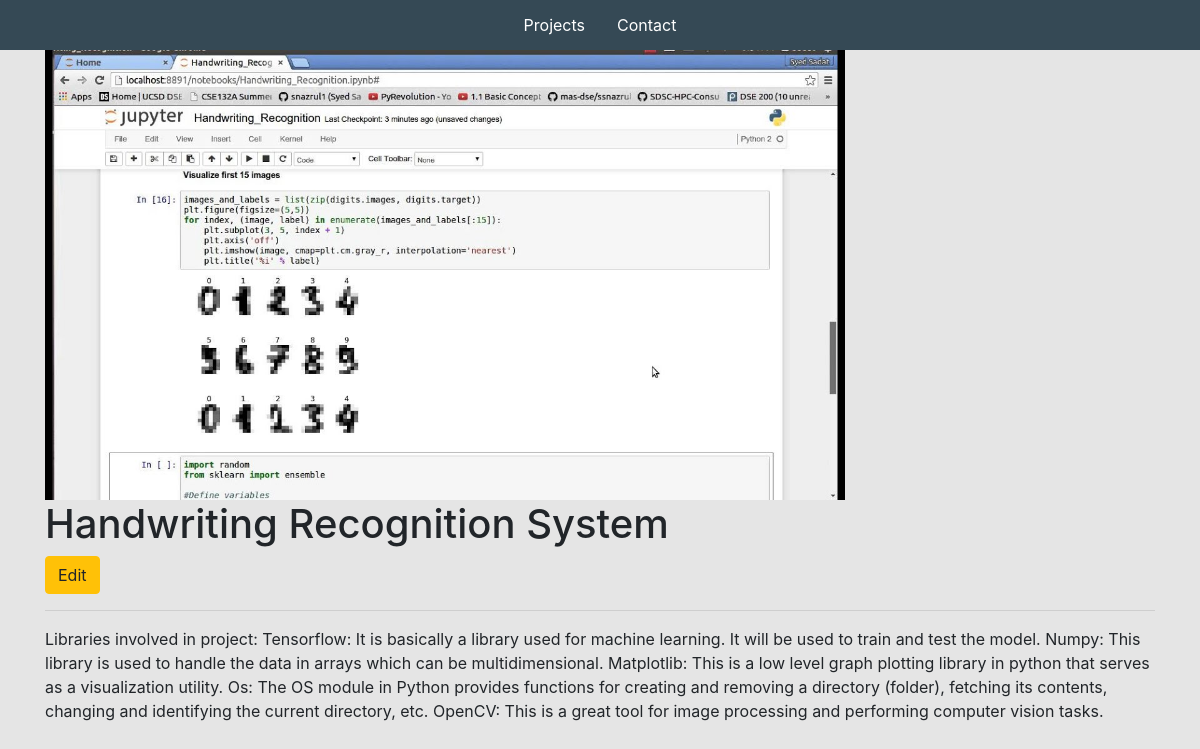
Page /project/c2fb2912-4310-407d-b7b8-1b9594c8938b on the earlier database version.
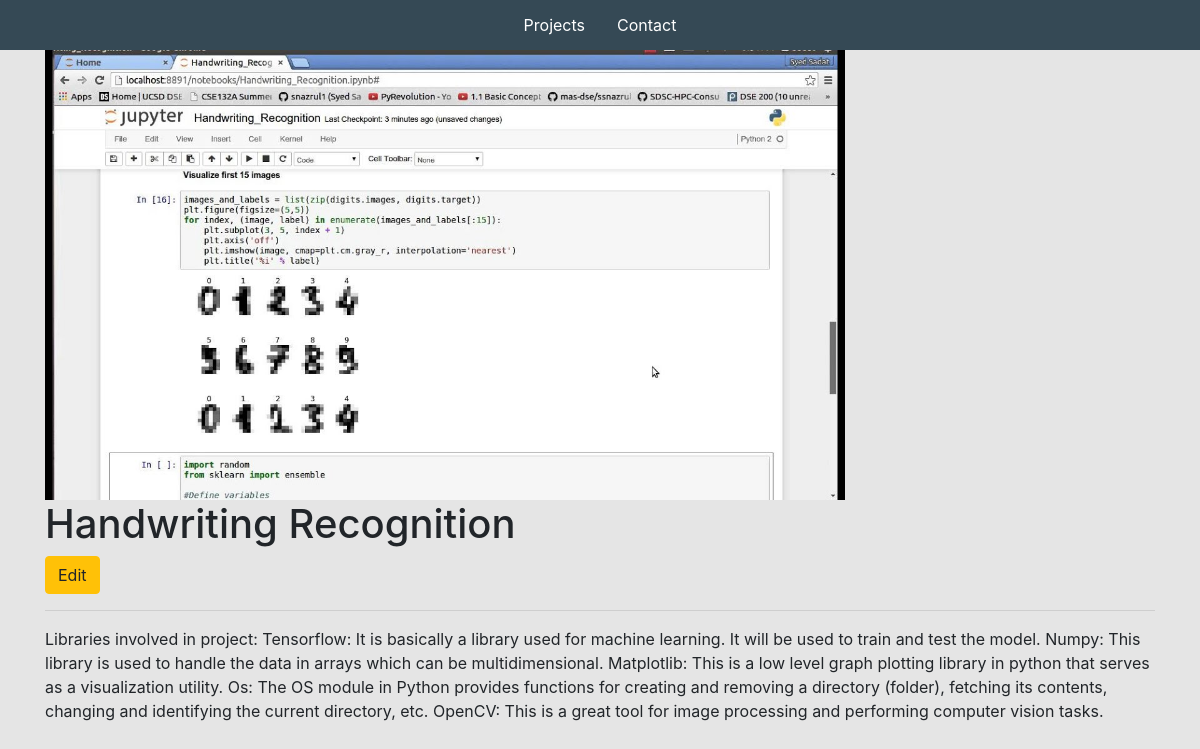
Same page on the later database version.
### base/models.py (models this page shows, shortened)
class Project(models.Model):
    title = models.CharField(max_length=200)
    thumbnail = models.ImageField(null=True)
    body = RichTextUploadingField()
    slug = models.SlugField(null=True, blank=True)
    created = models.DateTimeField(auto_now_add=True)
    id = models.UUIDField(default=uuid.uuid4,  unique=True,
                          primary_key=True, editable=False)

### base/views.py (the view)
# urls.py: path('project/<str:pk>',views.projectPage,name="project"),
def projectPage(request,pk):
    project=Project.objects.get(id=pk)
    context = {'project':project}
    return render(request,'base/project.html',context)

### base/templates/base/project.html
{% extends 'base/main.html' %}
{% load static %}
{% block content %}
<div class="container">
    <img class="project--image" src="{{project.thumbnail.url}}">
    <h1>{{project.title}}</h1>
    <a class="btn btn-warning" href="{% url 'edit-project' project.id %}">Edit</a>
    <hr>
    <p>{{project.body| safe}}</p>
</div>
{% endblock content %}

Differences in the rows shown:
changed Project: title "Handwriting Recognition System" → "Handwriting Recognition"
